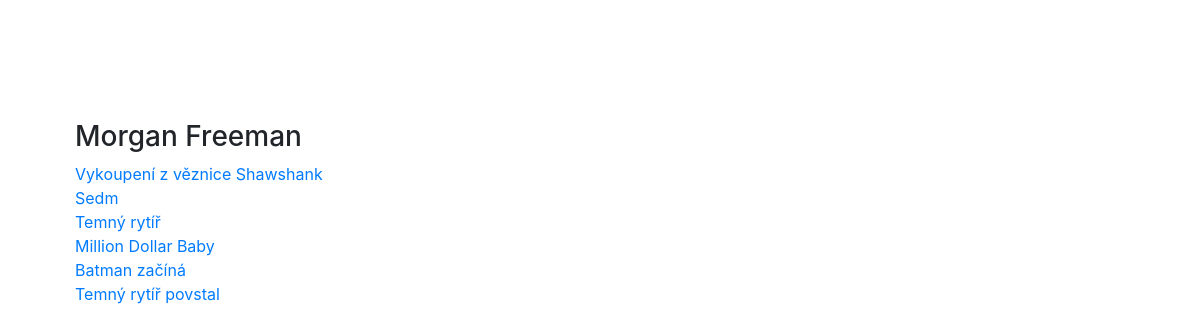
The page /actor/2/ on the database its author committed.
### app/models.py (models this page shows, shortened)
class Actor(models.Model):
    name = models.CharField(max_length=255)
    name_unaccent = models.CharField(max_length=255)
    url = models.CharField(max_length=255, unique=True)

class Movie(models.Model):
    name = models.CharField(max_length=255)
    name_unaccent = models.CharField(max_length=255)
    url = models.CharField(max_length=255, unique=True)
    actors = models.ManyToManyField(Actor)
    def get_movie_url(self):
        return reverse('movie_view', kwargs={'movie_id': self.id})

### app/views.py (the view)
# urls.py: path("actor/<int:actor_id>/", actor_view, name="actor_view"),
def actor_view(request, actor_id):
    if request.method == "GET":
        actor = get_object_or_404(Actor, pk=actor_id)
        movies = Movie.objects.filter(actors__id=actor.id)
        return render(request, "actor.html", {"actor": actor, "movies": movies})
    return HttpResponse(status=403)

### app/templates/actor.html
{% extends "base.html" %}
{% block content %}
<div class="container">
    {% if actor %}
        <h3>{{ actor.name }}</h3>
        {% if movies %}
            {% for movie in movies %}
                <a href="{{ movie.get_movie_url }}">{{ movie.name }}</a><br>
            {% endfor %}
        {% else %}
            <p>No movies</p>
        {% endif %}
    {% endif %}
</div>
{% endblock %}

### rows shown on the page
Actor: name "Morgan Freeman"
Movie: name "Vykoupení z věznice Shawshank"
Movie: name "Sedm"
Movie: name "Temný rytíř"
Movie: name "Million Dollar Baby"
Movie: name "Batman začíná"
Movie: name "Temný rytíř povstal"
